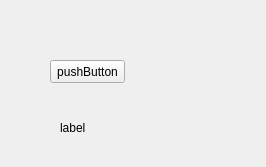
<?xml version="1.0" encoding="UTF-8"?>
<ui version="4.0">
 <class>Form</class>
 <widget class="QWidget" name="Form">
  <property name="geometry">
   <rect>
    <x>0</x>
    <y>0</y>
    <width>266</width>
    <height>167</height>
   </rect>
  </property>
  <property name="windowTitle">
   <string>Form</string>
  </property>
  <widget class="QPushButton" name="pushButton">
   <property name="geometry">
    <rect>
     <x>50</x>
     <y>60</y>
     <width>75</width>
     <height>23</height>
    </rect>
   </property>
   <property name="text">
    <string>pushButton</string>
   </property>
  </widget>
  <widget class="QLabel" name="label">
   <property name="geometry">
    <rect>
     <x>60</x>
     <y>120</y>
     <width>81</width>
     <height>16</height>
    </rect>
   </property>
   <property name="text">
    <string>label</string>
   </property>
  </widget>
 </widget>
 <resources/>
 <connections/>
</ui>
